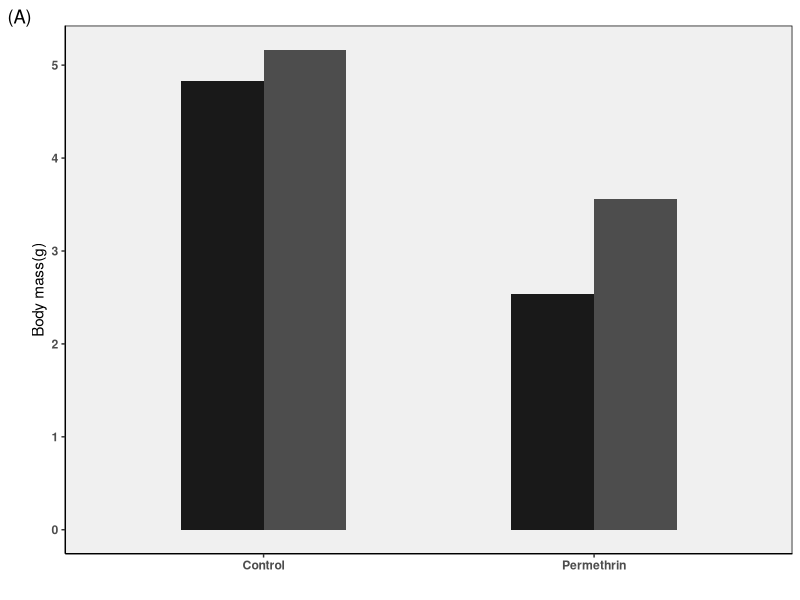
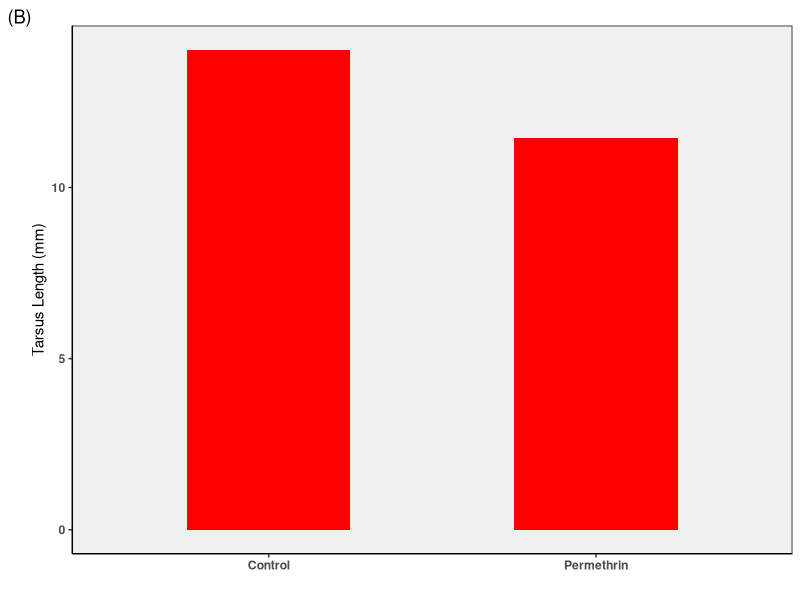

Generate these figures, in order, with R:
## ---- chunk 1
library(ggplot2)
library(ggthemes)
library(patchwork)
library(plyr)

Quail1<- read.table(file="final project/Trans-ovo quail 15.csv", header = TRUE, sep = ",")
head(Quail1)

Quail2<- read.table(file="final project/Trans-ovo qual 5.csv", header = TRUE, sep = ",")
head(Quail2)

## ---- chunk 2
### Making graph 1
###### looking at my data given in the form of a data frame I labeled Quail1, I can see that the first graph in  figure 1 uses columns: Treatment and Mass. I know this because the while the treatment column matches the permethrin column in Quail1, the categorizing column (nest weight in cotton) is only present in Quail2 for both .8g and .2g. 

#making my SEM bars
#data_summary <- function(data, varname, groupnames){
 # require(plyr)
#  summary_func <- function(x, col){
#    c(mean = mean(x[[col]], na.rm=TRUE),
#      sd = sd(x[[col]], na.rm=TRUE))
#  }
 # data_sum<-ddply(data, groupnames, .fun=summary_func,
   #               varname)
 # data_sum <- rename(data_sum, c("mean" = varname))
# return(data_sum)
#}

#df2 <- data_summary(Quail1, varname="Mass..g.", 
        #            groupnames=c("Permethrin", "Nest"))
# Convert Nest to a factor variable
#df2$Nest=as.factor(df2$Nest)
#head(df2)
# reverse order of legend
#df2$Nest <- factor(df2$Nest, levels = rev(levels(df2$Nest)))
#labels for legend
L <- c("A","A","B","C")
l1<- c(5,4,3,2.5)
#make the graph
graph1<- ggplot(data=Quail1,
              aes(x= Permethrin, y=Mass..g., fill=Nest)) + geom_bar(position="dodge", stat="identity", width=0.5) +
  ylab("Body mass(g)") +
  xlab("")+
  labs( tag= "(A)")
  stat_summary(fun.data = mean_se, 
               geom="errorbar",
               width = 0.2)
graph1 + theme_classic() + scale_fill_grey( start = .1, end = .3, breaks = c("0.2 g cotton", "0.8 g cotton")) + guides(fill=guide_legend(title=""),) +
  theme(axis.text = element_text(face="bold"), panel.background = element_rect(fill = 'gray94', color = 'black'),
  legend.position="left") 

## ---- chunk 3
### Making graph 2
###### looking at my data given in the form of a data frame I labeled Quail1, I can see that the first graph in  figure 1 uses columns: Treatment and Right.Tarsus. I know this because the while the treatment column matches the Permethrin column in Quail2, the dependent column (Tarsus length) is only present in Quail1. 
#reverse the legend
Quail1$Nest <- factor(Quail1$Nest, levels = rev(levels(Quail1$Nest)))
#make the graph
graph2<- ggplot(data=Quail1,
              aes(x= Permethrin, y=Right.Tarsus..mm., fill=Nest)) + geom_bar(position="dodge", stat="identity", width=0.5) +
  ylab("Tarsus Length (mm)") +
  xlab("") +
  labs( tag="(B)")
graph2 + theme_classic() + scale_fill_grey( start = .1, end = .3, breaks = c("0.2 g cotton", "0.8 g cotton")) + guides(fill=guide_legend(title=""),) +
  theme(axis.text = element_text(face="bold"), panel.background = element_rect(fill = 'gray94', color = 'black'),
  legend.position="left")


